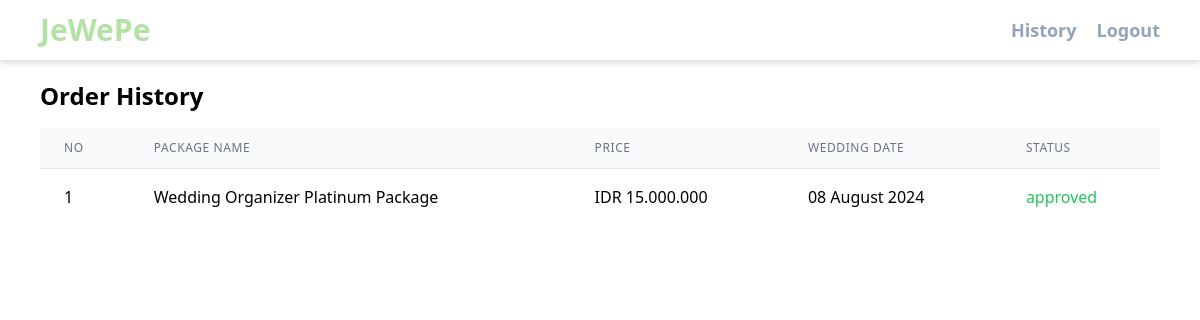
Page /history.php (signed in) on the committed database.
### tables this page shows
CREATE TABLE `tb_order` (
  `order_id` int(11) NOT NULL,
  `service_id` int(11) NOT NULL,
  `user_id` int(5) NOT NULL,
  `wedding_date` date NOT NULL,
  `status` enum('requested','approved','rejected') NOT NULL DEFAULT 'requested',
  `created_at` datetime NOT NULL,
  `updated_at` datetime NOT NULL
);

CREATE TABLE `tb_services` (
  `service_id` int(11) NOT NULL,
  `image` varchar(100) NOT NULL,
  `package_name` varchar(256) NOT NULL,
  `description` text NOT NULL,
  `price` int(11) NOT NULL,
  `status_publish` tinyint(1) NOT NULL,
  `created_at` datetime NOT NULL,
  `updated_at` datetime NOT NULL
);

### history.php (the view, shortened to what this page needs)
<?php
include('./config.php');
$user_id = $_SESSION['user_id'];
$sql = "SELECT o.*, s.package_name, s.price
        FROM tb_order o
        JOIN tb_services s ON o.service_id = s.service_id
        WHERE o.user_id = ?";
$stmt = $conn->prepare($sql);
$stmt->bind_param("i", $user_id);
$stmt->execute();
$result = $stmt->get_result();
?>
<!DOCTYPE html>
<html lang="en">
<head>
    <script src="https://cdn.tailwindcss.com"></script>
</head>
<body>
    <div class="w-full flex items-center px-10 py-3 bg-white border-b shadow-md fixed z-10">
        <a href="index.php" class="font-bold text-3xl text-[#B3E2A7]">JeWePe</a>
         <?php if (isset($_SESSION['user_id'])): ?>
            <div class="ml-auto flex gap-5">
                <a href="history.php" class="text-slate-400 hover:text-[#B3E2A7] font-semibold text-lg">History</a>
                <a href="logout.php" class="text-slate-400 hover:text-[#B3E2A7] font-semibold text-lg">Logout</a>
            </div>
        <?php else: ?>
            <div class="ml-auto">
                <a href="login.php" class="text-slate-400 hover:text-[#B3E2A7] font-semibold text-lg">Login</a>
            </div>
        <?php endif; ?>
    </div>
    <div class="mx-auto pt-20 px-10">
        <h2 class="text-2xl font-bold mb-4">Order History</h2>
        <table class="min-w-full divide-y divide-gray-200">
            <thead class="bg-gray-50">
                <tr>
                    <th class="px-6 py-3 text-left text-xs font-medium text-gray-500 uppercase tracking-wider">No</th>
                    <th class="px-6 py-3 text-left text-xs font-medium text-gray-500 uppercase tracking-wider">Package Name</th>
                    <th class="px-6 py-3 text-left text-xs font-medium text-gray-500 uppercase tracking-wider">Price</th>
                    <th class="px-6 py-3 text-left text-xs font-medium text-gray-500 uppercase tracking-wider">Wedding Date</th>
                    <th class="px-6 py-3 text-left text-xs font-medium text-gray-500 uppercase tracking-wider">Status</th>
                </tr>
            </thead>
            <tbody class="bg-white divide-y divide-gray-200">
            <?php
                $index = 0;
                while ($row = $result->fetch_assoc()) {
                    $index++;
                    echo "<tr>";
                    echo "<td class='px-6 py-4 whitespace-nowrap'>" . $index . "</td>";
                    echo "<td class='px-6 py-4 whitespace-nowrap'>" . htmlspecialchars($row['package_name']) . "</td>";
                    echo "<td class='px-6 py-4 whitespace-nowrap'>IDR " . number_format($row['price'], 0, ',', '.') . "</td>";
                    echo "<td class='px-6 py-4 whitespace-nowrap'>" . date('d F Y', strtotime($row["wedding_date"])) . "</td>";
                    echo "<td class='px-6 py-4 whitespace-nowrap font-medium " .
                    ($row['status'] === "requested" ? "text-red-500" :
                    ($row['status'] === "approved" ? "text-green-500" : "text-slate-400")) .
                    "'>" . htmlspecialchars($row['status']) . "</td>";
                    echo "</tr>";
                }
                ?>
            </tbody>
        </table>
    </div>
</body>
</html>

### rows in the picture
tb_order: service.package_name "Wedding Organizer Platinum Package", service.price "15.000.000", wedding_date "08 August 2024", status "approved"
